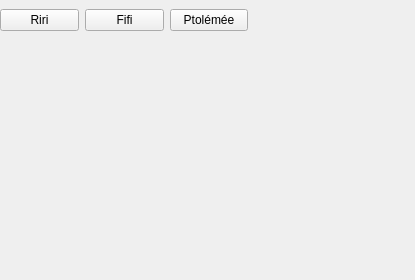
<?xml version="1.0" encoding="UTF-8"?>
<ui version="4.0">
 <class>PostProcessUI</class>
 <widget class="QWidget" name="PostProcessUI">
  <property name="geometry">
   <rect>
    <x>0</x>
    <y>0</y>
    <width>415</width>
    <height>280</height>
   </rect>
  </property>
  <property name="windowTitle">
   <string>Form</string>
  </property>
  <widget class="QWidget" name="horizontalLayoutWidget">
   <property name="geometry">
    <rect>
     <x>0</x>
     <y>0</y>
     <width>248</width>
     <height>41</height>
    </rect>
   </property>
   <layout class="QHBoxLayout" name="horizontalLayout">
    <item>
     <widget class="QPushButton" name="pushButton">
      <property name="text">
       <string>Riri</string>
      </property>
     </widget>
    </item>
    <item>
     <widget class="QPushButton" name="pushButton_2">
      <property name="text">
       <string>Fifi</string>
      </property>
     </widget>
    </item>
    <item>
     <widget class="QPushButton" name="pushButton_3">
      <property name="text">
       <string>Ptolémée</string>
      </property>
     </widget>
    </item>
   </layout>
  </widget>
 </widget>
 <resources/>
 <connections/>
</ui>
